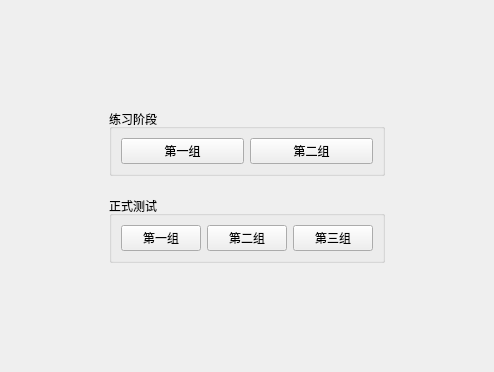
<?xml version="1.0" encoding="UTF-8"?>
<ui version="4.0">
 <class>TrainTypeSelectWidget</class>
 <widget class="QWidget" name="TrainTypeSelectWidget">
  <property name="geometry">
   <rect>
    <x>0</x>
    <y>0</y>
    <width>494</width>
    <height>372</height>
   </rect>
  </property>
  <property name="windowTitle">
   <string>Form</string>
  </property>
  <layout class="QVBoxLayout" name="verticalLayout_2">
   <item>
    <spacer name="verticalSpacer">
     <property name="orientation">
      <enum>Qt::Vertical</enum>
     </property>
     <property name="sizeHint" stdset="0">
      <size>
       <width>20</width>
       <height>86</height>
      </size>
     </property>
    </spacer>
   </item>
   <item>
    <layout class="QHBoxLayout" name="horizontalLayout">
     <item>
      <spacer name="horizontalSpacer_3">
       <property name="orientation">
        <enum>Qt::Horizontal</enum>
       </property>
       <property name="sizeHint" stdset="0">
        <size>
         <width>40</width>
         <height>20</height>
        </size>
       </property>
      </spacer>
     </item>
     <item>
      <layout class="QVBoxLayout" name="verticalLayout">
       <property name="spacing">
        <number>20</number>
       </property>
       <property name="leftMargin">
        <number>10</number>
       </property>
       <property name="topMargin">
        <number>10</number>
       </property>
       <property name="rightMargin">
        <number>10</number>
       </property>
       <property name="bottomMargin">
        <number>10</number>
       </property>
       <item>
        <widget class="QGroupBox" name="groupBox">
         <property name="title">
          <string>练习阶段</string>
         </property>
         <layout class="QGridLayout" name="gridLayout">
          <item row="0" column="0">
           <widget class="QPushButton" name="pushButtonTest1">
            <property name="text">
             <string>第一组</string>
            </property>
           </widget>
          </item>
          <item row="0" column="1">
           <widget class="QPushButton" name="pushButtonTest2">
            <property name="text">
             <string>第二组</string>
            </property>
           </widget>
          </item>
         </layout>
        </widget>
       </item>
       <item>
        <widget class="QGroupBox" name="groupBox_2">
         <property name="title">
          <string>正式测试</string>
         </property>
         <layout class="QGridLayout" name="gridLayout_2">
          <item row="0" column="0">
           <widget class="QPushButton" name="pushButtonFormal1">
            <property name="text">
             <string>第一组</string>
            </property>
           </widget>
          </item>
          <item row="0" column="1">
           <widget class="QPushButton" name="pushButtonFormal2">
            <property name="text">
             <string>第二组</string>
            </property>
           </widget>
          </item>
          <item row="0" column="2">
           <widget class="QPushButton" name="pushButtonFormal3">
            <property name="text">
             <string>第三组</string>
            </property>
           </widget>
          </item>
         </layout>
        </widget>
       </item>
      </layout>
     </item>
     <item>
      <spacer name="horizontalSpacer_4">
       <property name="orientation">
        <enum>Qt::Horizontal</enum>
       </property>
       <property name="sizeHint" stdset="0">
        <size>
         <width>40</width>
         <height>20</height>
        </size>
       </property>
      </spacer>
     </item>
    </layout>
   </item>
   <item>
    <spacer name="verticalSpacer_2">
     <property name="orientation">
      <enum>Qt::Vertical</enum>
     </property>
     <property name="sizeHint" stdset="0">
      <size>
       <width>20</width>
       <height>86</height>
      </size>
     </property>
    </spacer>
   </item>
  </layout>
 </widget>
 <resources/>
 <connections/>
</ui>
